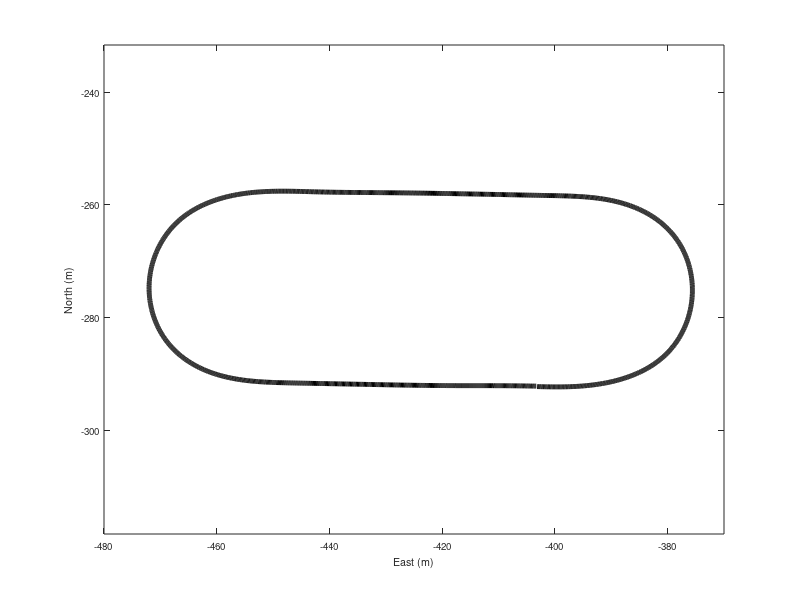
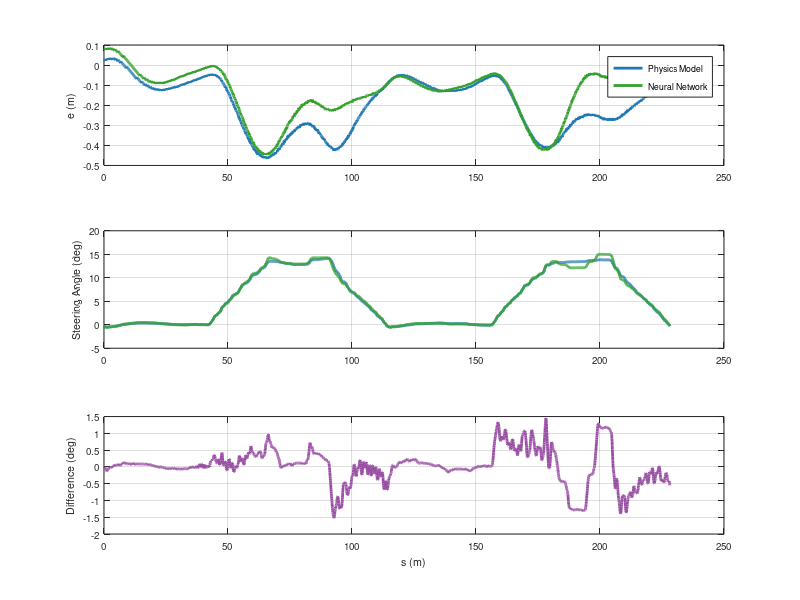

Source code (MATLAB) for these figures, in order: (Note: this script raises an error after producing the figures.)
%Nathan Spielberg 2019
%Plot Science Robotics Experimental Data
%For Comparison between FFW FB Controller with Bike Model
%And NN based steady state FFW FB Controller
close all
clc
clear all

%First Load in the Experimental data
load('Bike_Exp.mat');
load('NN_Exp.mat');

bike_color     = [166/255 206/255 227/255];
bike_color_dev = [31/255 120/255 180/255];
nn_color       = [178/255 223/255 138/255];
nn_color_dev   = [51/255 160/255 44/255];
comp_color     = [152,78,163]/255;

CL_WIDTH = 2.5

%First Plot the track map in North and East Coordinates
figure()
%figure('Renderer', 'painters', 'Position', [10 10 6000 600])
%plot(Nor1(min_sref2(i_nn-1):min_sref2(i_nn)-1), Eas1(min_sref2(i_nn-1):min_sref2(i_nn)-1) ,'k', 'LineWidth', 3.5)
plot(N, E ,'k', 'LineWidth', 3.5)
axis equal
xlabel('East (m)')
ylabel('North (m)')
xlim([-480 -370])
set(gca, 'FontSize', 7, 'FontName', 'Helvetica')
x0=0;
y0=0;
width=2.92;
height=2.27;
set(gcf,'units','inches','position',[x0,y0,width,height])

%Now Plot Comparisons Panel
figure()
subplot(3,1,1)
plot(s_lk, e_lk,'Color',bike_color_dev, 'linewidth', 2)
hold on
plot(s, e,'Color',nn_color_dev, 'linewidth', 2)
grid on
legend('Physics Model', 'Neural Network')
ylabel('e (m)')
set(gca, 'FontSize', 7, 'FontName', 'Helvetica')
x0=4;
y0=4;
width=3.1;
height=3.53;
set(gcf,'units','inches','position',[x0,y0,width,height])
% does this actually set width and height?

%Now Plot Comparison of Steering Angle
subplot(3,1,2)
plot(s_lk, Delta_rw_lk*180.0/pi,'Color',bike_color_dev, 'linewidth', 2)
hold on
plot(s, Delta_rw*180.0/pi,'Color',nn_color_dev, 'linewidth', 2)
grid on
ylabel('Steering Angle (deg)')
set(gca, 'FontSize', 7, 'FontName', 'Helvetica')

%Finally Plot Steering Angle Difference Between Two Controllers
subplot(3,1,3)
%Note this is approximate as the tests are slighly at different speeds
%because of imperfect speed tracking, therefore the laps are compared from
%start to end of the smallest sample size lap. The total distance travelled
%between both tests is equal.
Steering_Difference = Delta_rw- Delta_rw_lk(1:end-12)
plot(s, Steering_Difference*180.0/pi  ,'Color', comp_color, 'linewidth', 2)
grid on
xlabel('s (m)')
ylabel('Difference (deg)')
set(gca, 'FontSize', 7, 'FontName', 'Helvetica')

%histogram comparison
n_bins = 25
figure()
h1 = histogram(e_lk, n_bins,'FaceColor', bike_color, 'BinLimits',[-0.5 0.1])
hold on
h2 = histogram(e, n_bins, 'FaceColor', nn_color, 'BinLimits',[-0.5 0.1])
xlabel('Tracking Error (m) ')
ylabel('Counts')
%title('Comparison of Tracking Performance')
legend('Physics Model','Neural Network')
set(gca, 'FontSize', 7, 'FontName', 'Helvetica')

x0=2;
y0=2;
width=2.79;
height=2.92;
set(gcf,'units','inches','position',[x0,y0,width,height])

%Supplementary Plots

%Comparison of Predicted and Measured Side Slip Angle Beta
figure()
plot(s_lk, Beta_measured_lk*180.0/pi, 'Color', bike_color, 'linewidth', 2)
grid on
hold on
plot(s, Beta_measured*180.0/pi,'Color', nn_color, 'linewidth', 2)
hold on
plot(s_lk, Beta_ffw_lk*180.0/pi,'Color',bike_color_dev, 'linewidth', 2)
hold on
plot(s, Beta_ffw*180.0/pi,'Color',nn_color_dev , 'linewidth', 2)
legend('Physics Meas', 'NN Meas', 'Physics Pred', 'NN Pred')
xlabel('s (m)')
ylabel('Sideslip (deg)')
set(gca, 'FontSize', 7, 'FontName', 'Arial')
x0=2;
y0=2;
width=3.5;
height=3.5;
set(gcf,'units','inches','position',[x0,y0,width,height])

figure()
plot(s_lk, Ux_lk,'Color',bike_color_dev, 'linewidth', 2)
hold on
plot(s, Ux,'Color',nn_color_dev, 'linewidth', 2)
grid on
legend('Physics Model', 'NN Model')
xlabel('s (m)')
ylabel('Vx (m/s)')
set(gca, 'FontSize', 7, 'FontName', 'Arial')
x0=2;
y0=2;
width=3.5;
height=3.5;
set(gcf,'units','inches','position',[x0,y0,width,height])

%Plot the Objective Value of the Neural Network optimization during the testing.
figure()
plot(s, Obj_val,'Color',nn_color_dev, 'linewidth', 2)
ylabel('Objective Value')
xlabel('s (m)')
set(gca, 'FontSize', 7, 'FontName', 'Arial')
x0=2;
y0=2;
width=3.5;
height=3.5;
set(gcf,'units','inches','position',[x0,y0,width,height])

Mean_Obj_val = mean(Obj_val)
Max_Obj_val  = max(Obj_val)
Min_Obj_val  = min(Obj_val)




